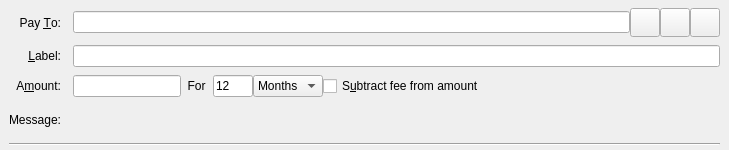
<?xml version="1.0" encoding="UTF-8"?>
<ui version="4.0">
 <class>SendCoinsEntry</class>
 <widget class="QStackedWidget" name="SendCoinsEntry">
  <property name="geometry">
   <rect>
    <x>0</x>
    <y>0</y>
    <width>729</width>
    <height>150</height>
   </rect>
  </property>
  <property name="focusPolicy">
   <enum>Qt::TabFocus</enum>
  </property>
  <property name="autoFillBackground">
   <bool>false</bool>
  </property>
  <widget class="QFrame" name="SendCoins">
   <property name="toolTip">
    <string>This is a normal payment.</string>
   </property>
   <property name="frameShape">
    <enum>QFrame::NoFrame</enum>
   </property>
   <layout class="QGridLayout" name="gridLayout">
    <property name="topMargin">
     <number>8</number>
    </property>
    <property name="bottomMargin">
     <number>4</number>
    </property>
    <property name="horizontalSpacing">
     <number>12</number>
    </property>
    <property name="verticalSpacing">
     <number>8</number>
    </property>
    <item row="4" column="0" colspan="2">
     <widget class="Line" name="line">
      <property name="orientation">
       <enum>Qt::Horizontal</enum>
      </property>
     </widget>
    </item>
    <item row="0" column="0">
     <widget class="QLabel" name="payToLabel">
      <property name="text">
       <string>Pay &amp;To:</string>
      </property>
      <property name="alignment">
       <set>Qt::AlignRight|Qt::AlignTrailing|Qt::AlignVCenter</set>
      </property>
      <property name="buddy">
       <cstring>payTo</cstring>
      </property>
     </widget>
    </item>
    <item row="1" column="1">
     <widget class="QLineEdit" name="addAsLabel">
      <property name="toolTip">
       <string>Enter a label for this address to add it to the list of used addresses</string>
      </property>
     </widget>
    </item>
    <item row="2" column="0">
     <widget class="QLabel" name="amountLabel">
      <property name="text">
       <string>A&amp;mount:</string>
      </property>
      <property name="alignment">
       <set>Qt::AlignRight|Qt::AlignTrailing|Qt::AlignVCenter</set>
      </property>
      <property name="buddy">
       <cstring>payAmount</cstring>
      </property>
     </widget>
    </item>
    <item row="0" column="1">
     <layout class="QHBoxLayout" name="payToLayout">
      <property name="spacing">
       <number>0</number>
      </property>
      <item>
       <widget class="QValidatedLineEdit" name="payTo">
        <property name="toolTip">
         <string>The EuropeCoin address to send the payment to</string>
        </property>
       </widget>
      </item>
      <item>
       <widget class="QToolButton" name="addressBookButton">
        <property name="toolTip">
         <string>Choose previously used address</string>
        </property>
        <property name="text">
         <string/>
        </property>
        <property name="icon">
         <iconset>
          <normaloff>:/icons/address-book</normaloff>:/icons/address-book</iconset>
        </property>
        <property name="iconSize">
         <size>
          <width>22</width>
          <height>22</height>
         </size>
        </property>
        <property name="shortcut">
         <string>Alt+A</string>
        </property>
       </widget>
      </item>
      <item>
       <widget class="QToolButton" name="pasteButton">
        <property name="toolTip">
         <string>Paste address from clipboard</string>
        </property>
        <property name="text">
         <string/>
        </property>
        <property name="icon">
         <iconset>
          <normaloff>:/icons/editpaste</normaloff>:/icons/editpaste</iconset>
        </property>
        <property name="iconSize">
         <size>
          <width>22</width>
          <height>22</height>
         </size>
        </property>
        <property name="shortcut">
         <string>Alt+P</string>
        </property>
       </widget>
      </item>
      <item>
       <widget class="QToolButton" name="deleteButton">
        <property name="toolTip">
         <string>Remove this entry</string>
        </property>
        <property name="text">
         <string/>
        </property>
        <property name="icon">
         <iconset>
          <normaloff>:/icons/remove</normaloff>:/icons/remove</iconset>
        </property>
        <property name="iconSize">
         <size>
          <width>22</width>
          <height>22</height>
         </size>
        </property>
       </widget>
      </item>
     </layout>
    </item>
    <item row="1" column="0">
     <widget class="QLabel" name="labellLabel">
      <property name="text">
       <string>&amp;Label:</string>
      </property>
      <property name="alignment">
       <set>Qt::AlignRight|Qt::AlignTrailing|Qt::AlignVCenter</set>
      </property>
      <property name="buddy">
       <cstring>addAsLabel</cstring>
      </property>
     </widget>
    </item>
    <item row="2" column="1">
     <layout class="QHBoxLayout" name="horizontalLayoutAmount" stretch="0,0,0,0,1">
      <item>
       <widget class="BitcoinAmountField" name="payAmount"/>
      </item>
      <item>
       <widget class="QLabel" name="locklabel">
        <property name="text">
         <string>  For  </string>
        </property>
       </widget>
      </item>
      <item>
       <widget class="QLineEdit" name="lockperiod">
        <property name="enabled">
         <bool>true</bool>
        </property>
        <property name="maximumSize">
         <size>
          <width>40</width>
          <height>16777215</height>
         </size>
        </property>
        <property name="layoutDirection">
         <enum>Qt::LeftToRight</enum>
        </property>
        <property name="text">
         <string>12</string>
        </property>
        <property name="maxLength">
         <number>6</number>
        </property>
       </widget>
      </item>
      <item>
       <widget class="QComboBox" name="locklength">
        <item>
         <property name="text">
          <string>Months</string>
         </property>
        </item>
        <item>
         <property name="text">
          <string>Weeks</string>
         </property>
        </item>
        <item>
         <property name="text">
          <string>Days</string>
         </property>
        </item>
        <item>
         <property name="text">
          <string>Blocks</string>
         </property>
        </item>
       </widget>
      </item>
      <item>
       <widget class="QCheckBox" name="checkboxSubtractFeeFromAmount">
        <property name="toolTip">
         <string>The fee will be deducted from the amount being sent. The recipient will receive less bitcoins than you enter in the amount field. If multiple recipients are selected, the fee is split equally.</string>
        </property>
        <property name="text">
         <string>S&amp;ubtract fee from amount</string>
        </property>
       </widget>
      </item>
     </layout>
    </item>
    <item row="3" column="0">
     <widget class="QLabel" name="messageLabel">
      <property name="text">
       <string>Message:</string>
      </property>
      <property name="alignment">
       <set>Qt::AlignRight|Qt::AlignTrailing|Qt::AlignVCenter</set>
      </property>
     </widget>
    </item>
    <item row="3" column="1">
     <widget class="QLabel" name="messageTextLabel">
      <property name="toolTip">
       <string>A message that was attached to the europecoin: URI which will be stored with the transaction for your reference. Note: This message will not be sent over the EuropeCoin network.</string>
      </property>
      <property name="textFormat">
       <enum>Qt::PlainText</enum>
      </property>
     </widget>
    </item>
   </layout>
  </widget>
  <widget class="QFrame" name="SendCoins_UnauthenticatedPaymentRequest">
   <property name="palette">
    <palette>
     <active>
      <colorrole role="WindowText">
       <brush brushstyle="SolidPattern">
        <color alpha="255">
         <red>0</red>
         <green>0</green>
         <blue>0</blue>
        </color>
       </brush>
      </colorrole>
      <colorrole role="Button">
       <brush brushstyle="SolidPattern">
        <color alpha="255">
         <red>255</red>
         <green>255</green>
         <blue>127</blue>
        </color>
       </brush>
      </colorrole>
      <colorrole role="Light">
       <brush brushstyle="SolidPattern">
        <color alpha="255">
         <red>255</red>
         <green>255</green>
         <blue>255</blue>
        </color>
       </brush>
      </colorrole>
      <colorrole role="Midlight">
       <brush brushstyle="SolidPattern">
        <color alpha="255">
         <red>255</red>
         <green>255</green>
         <blue>191</blue>
        </color>
       </brush>
      </colorrole>
      <colorrole role="Dark">
       <brush brushstyle="SolidPattern">
        <color alpha="255">
         <red>127</red>
         <green>127</green>
         <blue>63</blue>
        </color>
       </brush>
      </colorrole>
      <colorrole role="Mid">
       <brush brushstyle="SolidPattern">
        <color alpha="255">
         <red>170</red>
         <green>170</green>
         <blue>84</blue>
        </color>
       </brush>
      </colorrole>
      <colorrole role="Text">
       <brush brushstyle="SolidPattern">
        <color alpha="255">
         <red>0</red>
         <green>0</green>
         <blue>0</blue>
        </color>
       </brush>
      </colorrole>
      <colorrole role="BrightText">
       <brush brushstyle="SolidPattern">
        <color alpha="255">
         <red>255</red>
         <green>255</green>
         <blue>255</blue>
        </color>
       </brush>
      </colorrole>
      <colorrole role="ButtonText">
       <brush brushstyle="SolidPattern">
        <color alpha="255">
         <red>0</red>
         <green>0</green>
         <blue>0</blue>
        </color>
       </brush>
      </colorrole>
      <colorrole role="Base">
       <brush brushstyle="SolidPattern">
        <color alpha="255">
         <red>255</red>
         <green>255</green>
         <blue>255</blue>
        </color>
       </brush>
      </colorrole>
      <colorrole role="Window">
       <brush brushstyle="SolidPattern">
        <color alpha="255">
         <red>255</red>
         <green>255</green>
         <blue>127</blue>
        </color>
       </brush>
      </colorrole>
      <colorrole role="Shadow">
       <brush brushstyle="SolidPattern">
        <color alpha="255">
         <red>0</red>
         <green>0</green>
         <blue>0</blue>
        </color>
       </brush>
      </colorrole>
      <colorrole role="AlternateBase">
       <brush brushstyle="SolidPattern">
        <color alpha="255">
         <red>255</red>
         <green>255</green>
         <blue>191</blue>
        </color>
       </brush>
      </colorrole>
      <colorrole role="ToolTipBase">
       <brush brushstyle="SolidPattern">
        <color alpha="255">
         <red>255</red>
         <green>255</green>
         <blue>220</blue>
        </color>
       </brush>
      </colorrole>
      <colorrole role="ToolTipText">
       <brush brushstyle="SolidPattern">
        <color alpha="255">
         <red>0</red>
         <green>0</green>
         <blue>0</blue>
        </color>
       </brush>
      </colorrole>
     </active>
     <inactive>
      <colorrole role="WindowText">
       <brush brushstyle="SolidPattern">
        <color alpha="255">
         <red>0</red>
         <green>0</green>
         <blue>0</blue>
        </color>
       </brush>
      </colorrole>
      <colorrole role="Button">
       <brush brushstyle="SolidPattern">
        <color alpha="255">
         <red>255</red>
         <green>255</green>
         <blue>127</blue>
        </color>
       </brush>
      </colorrole>
      <colorrole role="Light">
       <brush brushstyle="SolidPattern">
        <color alpha="255">
         <red>255</red>
         <green>255</green>
         <blue>255</blue>
        </color>
       </brush>
      </colorrole>
      <colorrole role="Midlight">
       <brush brushstyle="SolidPattern">
        <color alpha="255">
         <red>255</red>
         <green>255</green>
         <blue>191</blue>
        </color>
       </brush>
      </colorrole>
      <colorrole role="Dark">
       <brush brushstyle="SolidPattern">
        <color alpha="255">
         <red>127</red>
         <green>127</green>
         <blue>63</blue>
        </color>
       </brush>
      </colorrole>
      <colorrole role="Mid">
       <brush brushstyle="SolidPattern">
        <color alpha="255">
         <red>170</red>
         <green>170</green>
         <blue>84</blue>
        </color>
       </brush>
      </colorrole>
      <colorrole role="Text">
       <brush brushstyle="SolidPattern">
        <color alpha="255">
         <red>0</red>
         <green>0</green>
         <blue>0</blue>
        </color>
       </brush>
      </colorrole>
      <colorrole role="BrightText">
       <brush brushstyle="SolidPattern">
        <color alpha="255">
         <red>255</red>
         <green>255</green>
         <blue>255</blue>
        </color>
       </brush>
      </colorrole>
      <colorrole role="ButtonText">
       <brush brushstyle="SolidPattern">
        <color alpha="255">
         <red>0</red>
         <green>0</green>
         <blue>0</blue>
        </color>
       </brush>
      </colorrole>
      <colorrole role="Base">
       <brush brushstyle="SolidPattern">
        <color alpha="255">
         <red>255</red>
         <green>255</green>
         <blue>255</blue>
        </color>
       </brush>
      </colorrole>
      <colorrole role="Window">
       <brush brushstyle="SolidPattern">
        <color alpha="255">
         <red>255</red>
         <green>255</green>
         <blue>127</blue>
        </color>
       </brush>
      </colorrole>
      <colorrole role="Shadow">
       <brush brushstyle="SolidPattern">
        <color alpha="255">
         <red>0</red>
         <green>0</green>
         <blue>0</blue>
        </color>
       </brush>
      </colorrole>
      <colorrole role="AlternateBase">
       <brush brushstyle="SolidPattern">
        <color alpha="255">
         <red>255</red>
         <green>255</green>
         <blue>191</blue>
        </color>
       </brush>
      </colorrole>
      <colorrole role="ToolTipBase">
       <brush brushstyle="SolidPattern">
        <color alpha="255">
         <red>255</red>
         <green>255</green>
         <blue>220</blue>
        </color>
       </brush>
      </colorrole>
      <colorrole role="ToolTipText">
       <brush brushstyle="SolidPattern">
        <color alpha="255">
         <red>0</red>
         <green>0</green>
         <blue>0</blue>
        </color>
       </brush>
      </colorrole>
     </inactive>
     <disabled>
      <colorrole role="WindowText">
       <brush brushstyle="SolidPattern">
        <color alpha="255">
         <red>127</red>
         <green>127</green>
         <blue>63</blue>
        </color>
       </brush>
      </colorrole>
      <colorrole role="Button">
       <brush brushstyle="SolidPattern">
        <color alpha="255">
         <red>255</red>
         <green>255</green>
         <blue>127</blue>
        </color>
       </brush>
      </colorrole>
      <colorrole role="Light">
       <brush brushstyle="SolidPattern">
        <color alpha="255">
         <red>255</red>
         <green>255</green>
         <blue>255</blue>
        </color>
       </brush>
      </colorrole>
      <colorrole role="Midlight">
       <brush brushstyle="SolidPattern">
        <color alpha="255">
         <red>255</red>
         <green>255</green>
         <blue>191</blue>
        </color>
       </brush>
      </colorrole>
      <colorrole role="Dark">
       <brush brushstyle="SolidPattern">
        <color alpha="255">
         <red>127</red>
         <green>127</green>
         <blue>63</blue>
        </color>
       </brush>
      </colorrole>
      <colorrole role="Mid">
       <brush brushstyle="SolidPattern">
        <color alpha="255">
         <red>170</red>
         <green>170</green>
         <blue>84</blue>
        </color>
       </brush>
      </colorrole>
      <colorrole role="Text">
       <brush brushstyle="SolidPattern">
        <color alpha="255">
         <red>127</red>
         <green>127</green>
         <blue>63</blue>
        </color>
       </brush>
      </colorrole>
      <colorrole role="BrightText">
       <brush brushstyle="SolidPattern">
        <color alpha="255">
         <red>255</red>
         <green>255</green>
         <blue>255</blue>
        </color>
       </brush>
      </colorrole>
      <colorrole role="ButtonText">
       <brush brushstyle="SolidPattern">
        <color alpha="255">
         <red>127</red>
         <green>127</green>
         <blue>63</blue>
        </color>
       </brush>
      </colorrole>
      <colorrole role="Base">
       <brush brushstyle="SolidPattern">
        <color alpha="255">
         <red>255</red>
         <green>255</green>
         <blue>127</blue>
        </color>
       </brush>
      </colorrole>
      <colorrole role="Window">
       <brush brushstyle="SolidPattern">
        <color alpha="255">
         <red>255</red>
         <green>255</green>
         <blue>127</blue>
        </color>
       </brush>
      </colorrole>
      <colorrole role="Shadow">
       <brush brushstyle="SolidPattern">
        <color alpha="255">
         <red>0</red>
         <green>0</green>
         <blue>0</blue>
        </color>
       </brush>
      </colorrole>
      <colorrole role="AlternateBase">
       <brush brushstyle="SolidPattern">
        <color alpha="255">
         <red>255</red>
         <green>255</green>
         <blue>127</blue>
        </color>
       </brush>
      </colorrole>
      <colorrole role="ToolTipBase">
       <brush brushstyle="SolidPattern">
        <color alpha="255">
         <red>255</red>
         <green>255</green>
         <blue>220</blue>
        </color>
       </brush>
      </colorrole>
      <colorrole role="ToolTipText">
       <brush brushstyle="SolidPattern">
        <color alpha="255">
         <red>0</red>
         <green>0</green>
         <blue>0</blue>
        </color>
       </brush>
      </colorrole>
     </disabled>
    </palette>
   </property>
   <property name="toolTip">
    <string>This is an unauthenticated payment request.</string>
   </property>
   <property name="autoFillBackground">
    <bool>true</bool>
   </property>
   <property name="frameShape">
    <enum>QFrame::NoFrame</enum>
   </property>
   <layout class="QGridLayout" name="gridLayout_is">
    <property name="spacing">
     <number>12</number>
    </property>
    <item row="0" column="0">
     <widget class="QLabel" name="payToLabel_is">
      <property name="text">
       <string>Pay To:</string>
      </property>
      <property name="alignment">
       <set>Qt::AlignRight|Qt::AlignTrailing|Qt::AlignVCenter</set>
      </property>
     </widget>
    </item>
    <item row="0" column="1">
     <layout class="QHBoxLayout" name="payToLayout_is">
      <property name="spacing">
       <number>0</number>
      </property>
      <item>
       <widget class="QLabel" name="payTo_is"/>
      </item>
      <item>
       <widget class="QToolButton" name="deleteButton_is">
        <property name="toolTip">
         <string>Remove this entry</string>
        </property>
        <property name="text">
         <string/>
        </property>
        <property name="icon">
         <iconset>
          <normaloff>:/icons/remove</normaloff>:/icons/remove</iconset>
        </property>
       </widget>
      </item>
     </layout>
    </item>
    <item row="1" column="0">
     <widget class="QLabel" name="memoLabel_is">
      <property name="text">
       <string>Memo:</string>
      </property>
      <property name="alignment">
       <set>Qt::AlignRight|Qt::AlignTrailing|Qt::AlignVCenter</set>
      </property>
     </widget>
    </item>
    <item row="1" column="1">
     <widget class="QLabel" name="memoTextLabel_is">
      <property name="textFormat">
       <enum>Qt::PlainText</enum>
      </property>
     </widget>
    </item>
    <item row="2" column="0">
     <widget class="QLabel" name="amountLabel_is">
      <property name="text">
       <string>A&amp;mount:</string>
      </property>
      <property name="alignment">
       <set>Qt::AlignRight|Qt::AlignTrailing|Qt::AlignVCenter</set>
      </property>
      <property name="buddy">
       <cstring>payAmount_is</cstring>
      </property>
     </widget>
    </item>
    <item row="2" column="1">
     <widget class="BitcoinAmountField" name="payAmount_is">
      <property name="acceptDrops">
       <bool>false</bool>
      </property>
     </widget>
    </item>
   </layout>
  </widget>
  <widget class="QFrame" name="SendCoins_AuthenticatedPaymentRequest">
   <property name="palette">
    <palette>
     <active>
      <colorrole role="WindowText">
       <brush brushstyle="SolidPattern">
        <color alpha="255">
         <red>0</red>
         <green>0</green>
         <blue>0</blue>
        </color>
       </brush>
      </colorrole>
      <colorrole role="Button">
       <brush brushstyle="SolidPattern">
        <color alpha="255">
         <red>140</red>
         <green>232</green>
         <blue>119</blue>
        </color>
       </brush>
      </colorrole>
      <colorrole role="Light">
       <brush brushstyle="SolidPattern">
        <color alpha="255">
         <red>230</red>
         <green>255</green>
         <blue>224</blue>
        </color>
       </brush>
      </colorrole>
      <colorrole role="Midlight">
       <brush brushstyle="SolidPattern">
        <color alpha="255">
         <red>185</red>
         <green>243</green>
         <blue>171</blue>
        </color>
       </brush>
      </colorrole>
      <colorrole role="Dark">
       <brush brushstyle="SolidPattern">
        <color alpha="255">
         <red>70</red>
         <green>116</green>
         <blue>59</blue>
        </color>
       </brush>
      </colorrole>
      <colorrole role="Mid">
       <brush brushstyle="SolidPattern">
        <color alpha="255">
         <red>93</red>
         <green>155</green>
         <blue>79</blue>
        </color>
       </brush>
      </colorrole>
      <colorrole role="Text">
       <brush brushstyle="SolidPattern">
        <color alpha="255">
         <red>0</red>
         <green>0</green>
         <blue>0</blue>
        </color>
       </brush>
      </colorrole>
      <colorrole role="BrightText">
       <brush brushstyle="SolidPattern">
        <color alpha="255">
         <red>155</red>
         <green>255</green>
         <blue>147</blue>
        </color>
       </brush>
      </colorrole>
      <colorrole role="ButtonText">
       <brush brushstyle="SolidPattern">
        <color alpha="255">
         <red>0</red>
         <green>0</green>
         <blue>0</blue>
        </color>
       </brush>
      </colorrole>
      <colorrole role="Base">
       <brush brushstyle="SolidPattern">
        <color alpha="255">
         <red>119</red>
         <green>255</green>
         <blue>233</blue>
        </color>
       </brush>
      </colorrole>
      <colorrole role="Window">
       <brush brushstyle="SolidPattern">
        <color alpha="255">
         <red>140</red>
         <green>232</green>
         <blue>119</blue>
        </color>
       </brush>
      </colorrole>
      <colorrole role="Shadow">
       <brush brushstyle="SolidPattern">
        <color alpha="255">
         <red>0</red>
         <green>0</green>
         <blue>0</blue>
        </color>
       </brush>
      </colorrole>
      <colorrole role="AlternateBase">
       <brush brushstyle="SolidPattern">
        <color alpha="255">
         <red>197</red>
         <green>243</green>
         <blue>187</blue>
        </color>
       </brush>
      </colorrole>
      <colorrole role="NoRole">
       <brush brushstyle="SolidPattern">
        <color alpha="255">
         <red>125</red>
         <green>194</green>
         <blue>122</blue>
        </color>
       </brush>
      </colorrole>
      <colorrole role="ToolTipBase">
       <brush brushstyle="SolidPattern">
        <color alpha="255">
         <red>255</red>
         <green>255</green>
         <blue>220</blue>
        </color>
       </brush>
      </colorrole>
      <colorrole role="ToolTipText">
       <brush brushstyle="SolidPattern">
        <color alpha="255">
         <red>0</red>
         <green>0</green>
         <blue>0</blue>
        </color>
       </brush>
      </colorrole>
     </active>
     <inactive>
      <colorrole role="WindowText">
       <brush brushstyle="SolidPattern">
        <color alpha="255">
         <red>0</red>
         <green>0</green>
         <blue>0</blue>
        </color>
       </brush>
      </colorrole>
      <colorrole role="Button">
       <brush brushstyle="SolidPattern">
        <color alpha="255">
         <red>140</red>
         <green>232</green>
         <blue>119</blue>
        </color>
       </brush>
      </colorrole>
      <colorrole role="Light">
       <brush brushstyle="SolidPattern">
        <color alpha="255">
         <red>230</red>
         <green>255</green>
         <blue>224</blue>
        </color>
       </brush>
      </colorrole>
      <colorrole role="Midlight">
       <brush brushstyle="SolidPattern">
        <color alpha="255">
         <red>185</red>
         <green>243</green>
         <blue>171</blue>
        </color>
       </brush>
      </colorrole>
      <colorrole role="Dark">
       <brush brushstyle="SolidPattern">
        <color alpha="255">
         <red>70</red>
         <green>116</green>
         <blue>59</blue>
        </color>
       </brush>
      </colorrole>
      <colorrole role="Mid">
       <brush brushstyle="SolidPattern">
        <color alpha="255">
         <red>93</red>
         <green>155</green>
         <blue>79</blue>
        </color>
       </brush>
      </colorrole>
      <colorrole role="Text">
       <brush brushstyle="SolidPattern">
        <color alpha="255">
         <red>0</red>
         <green>0</green>
         <blue>0</blue>
        </color>
       </brush>
      </colorrole>
      <colorrole role="BrightText">
       <brush brushstyle="SolidPattern">
        <color alpha="255">
         <red>155</red>
         <green>255</green>
         <blue>147</blue>
        </color>
       </brush>
      </colorrole>
      <colorrole role="ButtonText">
       <brush brushstyle="SolidPattern">
        <color alpha="255">
         <red>0</red>
         <green>0</green>
         <blue>0</blue>
        </color>
       </brush>
      </colorrole>
      <colorrole role="Base">
       <brush brushstyle="SolidPattern">
        <color alpha="255">
         <red>119</red>
         <green>255</green>
         <blue>233</blue>
        </color>
       </brush>
      </colorrole>
      <colorrole role="Window">
       <brush brushstyle="SolidPattern">
        <color alpha="255">
         <red>140</red>
         <green>232</green>
         <blue>119</blue>
        </color>
       </brush>
      </colorrole>
      <colorrole role="Shadow">
       <brush brushstyle="SolidPattern">
        <color alpha="255">
         <red>0</red>
         <green>0</green>
         <blue>0</blue>
        </color>
       </brush>
      </colorrole>
      <colorrole role="AlternateBase">
       <brush brushstyle="SolidPattern">
        <color alpha="255">
         <red>197</red>
         <green>243</green>
         <blue>187</blue>
        </color>
       </brush>
      </colorrole>
      <colorrole role="NoRole">
       <brush brushstyle="SolidPattern">
        <color alpha="255">
         <red>125</red>
         <green>194</green>
         <blue>122</blue>
        </color>
       </brush>
      </colorrole>
      <colorrole role="ToolTipBase">
       <brush brushstyle="SolidPattern">
        <color alpha="255">
         <red>255</red>
         <green>255</green>
         <blue>220</blue>
        </color>
       </brush>
      </colorrole>
      <colorrole role="ToolTipText">
       <brush brushstyle="SolidPattern">
        <color alpha="255">
         <red>0</red>
         <green>0</green>
         <blue>0</blue>
        </color>
       </brush>
      </colorrole>
     </inactive>
     <disabled>
      <colorrole role="WindowText">
       <brush brushstyle="SolidPattern">
        <color alpha="255">
         <red>70</red>
         <green>116</green>
         <blue>59</blue>
        </color>
       </brush>
      </colorrole>
      <colorrole role="Button">
       <brush brushstyle="SolidPattern">
        <color alpha="255">
         <red>140</red>
         <green>232</green>
         <blue>119</blue>
        </color>
       </brush>
      </colorrole>
      <colorrole role="Light">
       <brush brushstyle="SolidPattern">
        <color alpha="255">
         <red>230</red>
         <green>255</green>
         <blue>224</blue>
        </color>
       </brush>
      </colorrole>
      <colorrole role="Midlight">
       <brush brushstyle="SolidPattern">
        <color alpha="255">
         <red>185</red>
         <green>243</green>
         <blue>171</blue>
        </color>
       </brush>
      </colorrole>
      <colorrole role="Dark">
       <brush brushstyle="SolidPattern">
        <color alpha="255">
         <red>70</red>
         <green>116</green>
         <blue>59</blue>
        </color>
       </brush>
      </colorrole>
      <colorrole role="Mid">
       <brush brushstyle="SolidPattern">
        <color alpha="255">
         <red>93</red>
         <green>155</green>
         <blue>79</blue>
        </color>
       </brush>
      </colorrole>
      <colorrole role="Text">
       <brush brushstyle="SolidPattern">
        <color alpha="255">
         <red>70</red>
         <green>116</green>
         <blue>59</blue>
        </color>
       </brush>
      </colorrole>
      <colorrole role="BrightText">
       <brush brushstyle="SolidPattern">
        <color alpha="255">
         <red>155</red>
         <green>255</green>
         <blue>147</blue>
        </color>
       </brush>
      </colorrole>
      <colorrole role="ButtonText">
       <brush brushstyle="SolidPattern">
        <color alpha="255">
         <red>70</red>
         <green>116</green>
         <blue>59</blue>
        </color>
       </brush>
      </colorrole>
      <colorrole role="Base">
       <brush brushstyle="SolidPattern">
        <color alpha="255">
         <red>140</red>
         <green>232</green>
         <blue>119</blue>
        </color>
       </brush>
      </colorrole>
      <colorrole role="Window">
       <brush brushstyle="SolidPattern">
        <color alpha="255">
         <red>140</red>
         <green>232</green>
         <blue>119</blue>
        </color>
       </brush>
      </colorrole>
      <colorrole role="Shadow">
       <brush brushstyle="SolidPattern">
        <color alpha="255">
         <red>0</red>
         <green>0</green>
         <blue>0</blue>
        </color>
       </brush>
      </colorrole>
      <colorrole role="AlternateBase">
       <brush brushstyle="SolidPattern">
        <color alpha="255">
         <red>140</red>
         <green>232</green>
         <blue>119</blue>
        </color>
       </brush>
      </colorrole>
      <colorrole role="NoRole">
       <brush brushstyle="SolidPattern">
        <color alpha="255">
         <red>125</red>
         <green>194</green>
         <blue>122</blue>
        </color>
       </brush>
      </colorrole>
      <colorrole role="ToolTipBase">
       <brush brushstyle="SolidPattern">
        <color alpha="255">
         <red>255</red>
         <green>255</green>
         <blue>220</blue>
        </color>
       </brush>
      </colorrole>
      <colorrole role="ToolTipText">
       <brush brushstyle="SolidPattern">
        <color alpha="255">
         <red>0</red>
         <green>0</green>
         <blue>0</blue>
        </color>
       </brush>
      </colorrole>
     </disabled>
    </palette>
   </property>
   <property name="toolTip">
    <string>This is an authenticated payment request.</string>
   </property>
   <property name="autoFillBackground">
    <bool>true</bool>
   </property>
   <property name="frameShape">
    <enum>QFrame::NoFrame</enum>
   </property>
   <layout class="QGridLayout" name="gridLayout_s">
    <property name="spacing">
     <number>12</number>
    </property>
    <item row="0" column="0">
     <widget class="QLabel" name="payToLabel_s">
      <property name="text">
       <string>Pay To:</string>
      </property>
      <property name="alignment">
       <set>Qt::AlignRight|Qt::AlignTrailing|Qt::AlignVCenter</set>
      </property>
     </widget>
    </item>
    <item row="0" column="1">
     <layout class="QHBoxLayout" name="payToLayout_s">
      <property name="spacing">
       <number>0</number>
      </property>
      <item>
       <widget class="QLabel" name="payTo_s">
        <property name="textFormat">
         <enum>Qt::PlainText</enum>
        </property>
       </widget>
      </item>
      <item>
       <widget class="QToolButton" name="deleteButton_s">
        <property name="toolTip">
         <string>Remove this entry</string>
        </property>
        <property name="text">
         <string/>
        </property>
        <property name="icon">
         <iconset>
          <normaloff>:/icons/remove</normaloff>:/icons/remove</iconset>
        </property>
       </widget>
      </item>
     </layout>
    </item>
    <item row="1" column="0">
     <widget class="QLabel" name="memoLabel_s">
      <property name="text">
       <string>Memo:</string>
      </property>
      <property name="alignment">
       <set>Qt::AlignRight|Qt::AlignTrailing|Qt::AlignVCenter</set>
      </property>
     </widget>
    </item>
    <item row="1" column="1">
     <widget class="QLabel" name="memoTextLabel_s">
      <property name="textFormat">
       <enum>Qt::PlainText</enum>
      </property>
     </widget>
    </item>
    <item row="2" column="0">
     <widget class="QLabel" name="amountLabel_s">
      <property name="text">
       <string>A&amp;mount:</string>
      </property>
      <property name="alignment">
       <set>Qt::AlignRight|Qt::AlignTrailing|Qt::AlignVCenter</set>
      </property>
      <property name="buddy">
       <cstring>payAmount_s</cstring>
      </property>
     </widget>
    </item>
    <item row="2" column="1">
     <widget class="BitcoinAmountField" name="payAmount_s">
      <property name="acceptDrops">
       <bool>false</bool>
      </property>
     </widget>
    </item>
   </layout>
  </widget>
 </widget>
 <customwidgets>
  <customwidget>
   <class>QValidatedLineEdit</class>
   <extends>QLineEdit</extends>
   <header>qvalidatedlineedit.h</header>
  </customwidget>
  <customwidget>
   <class>BitcoinAmountField</class>
   <extends>QLineEdit</extends>
   <header>bitcoinamountfield.h</header>
   <container>1</container>
  </customwidget>
 </customwidgets>
 <tabstops>
  <tabstop>payTo</tabstop>
  <tabstop>addressBookButton</tabstop>
  <tabstop>pasteButton</tabstop>
  <tabstop>deleteButton</tabstop>
  <tabstop>addAsLabel</tabstop>
  <tabstop>payAmount</tabstop>
  <tabstop>payAmount_is</tabstop>
  <tabstop>deleteButton_is</tabstop>
  <tabstop>payAmount_s</tabstop>
  <tabstop>deleteButton_s</tabstop>
 </tabstops>
 <resources/>
 <connections/>
</ui>
